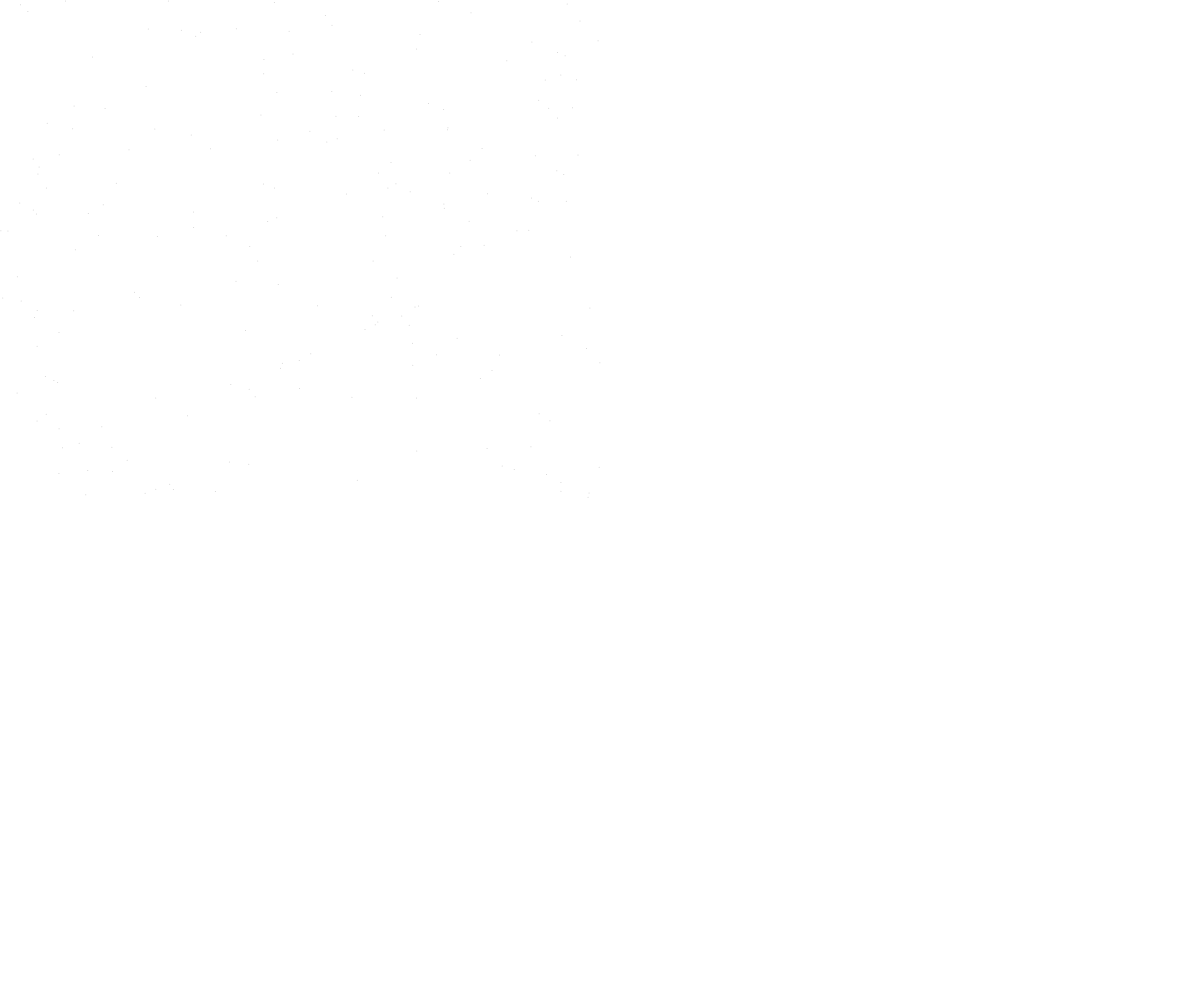
Frame 1 (no input)
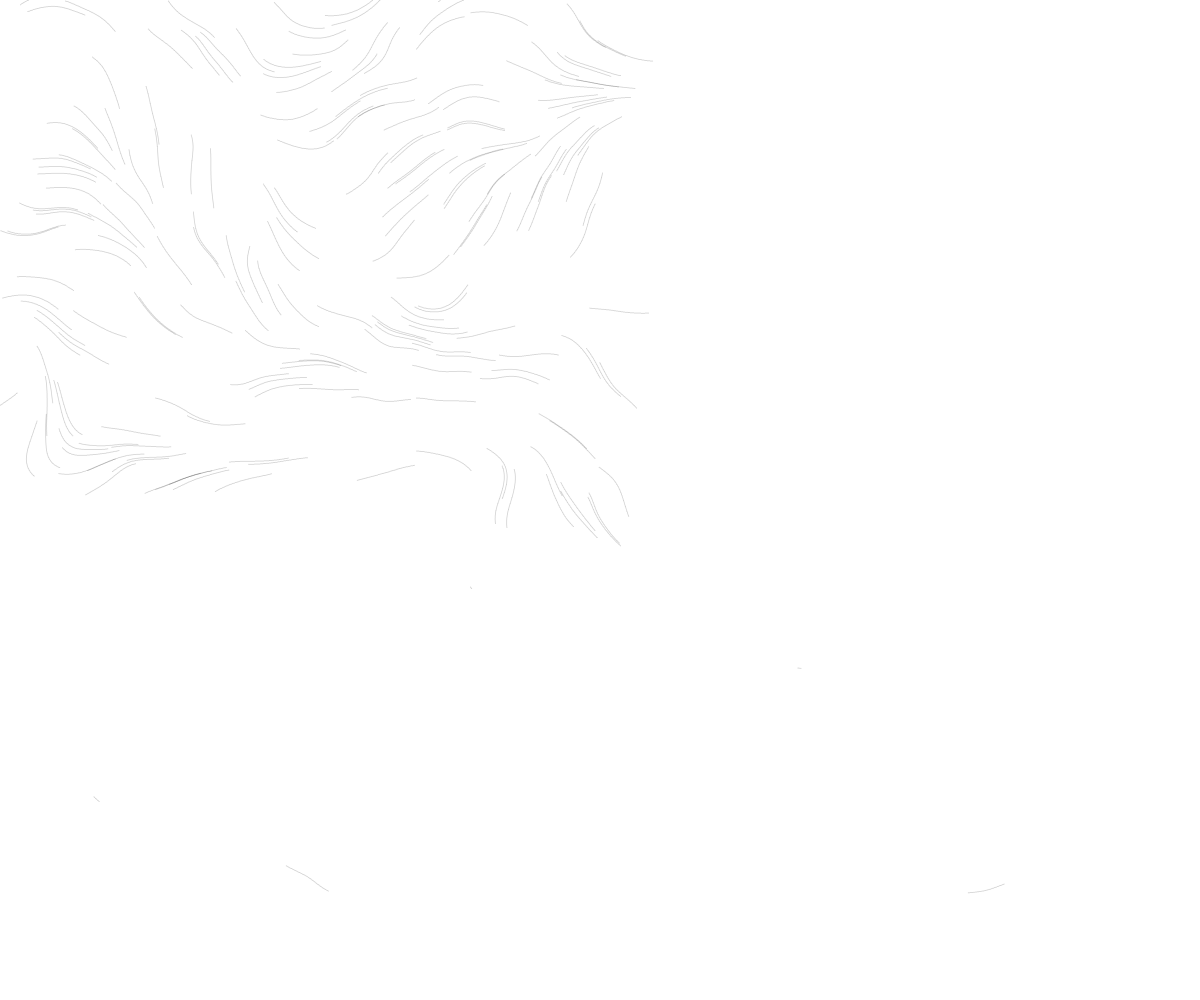
Frame 60 (no input)
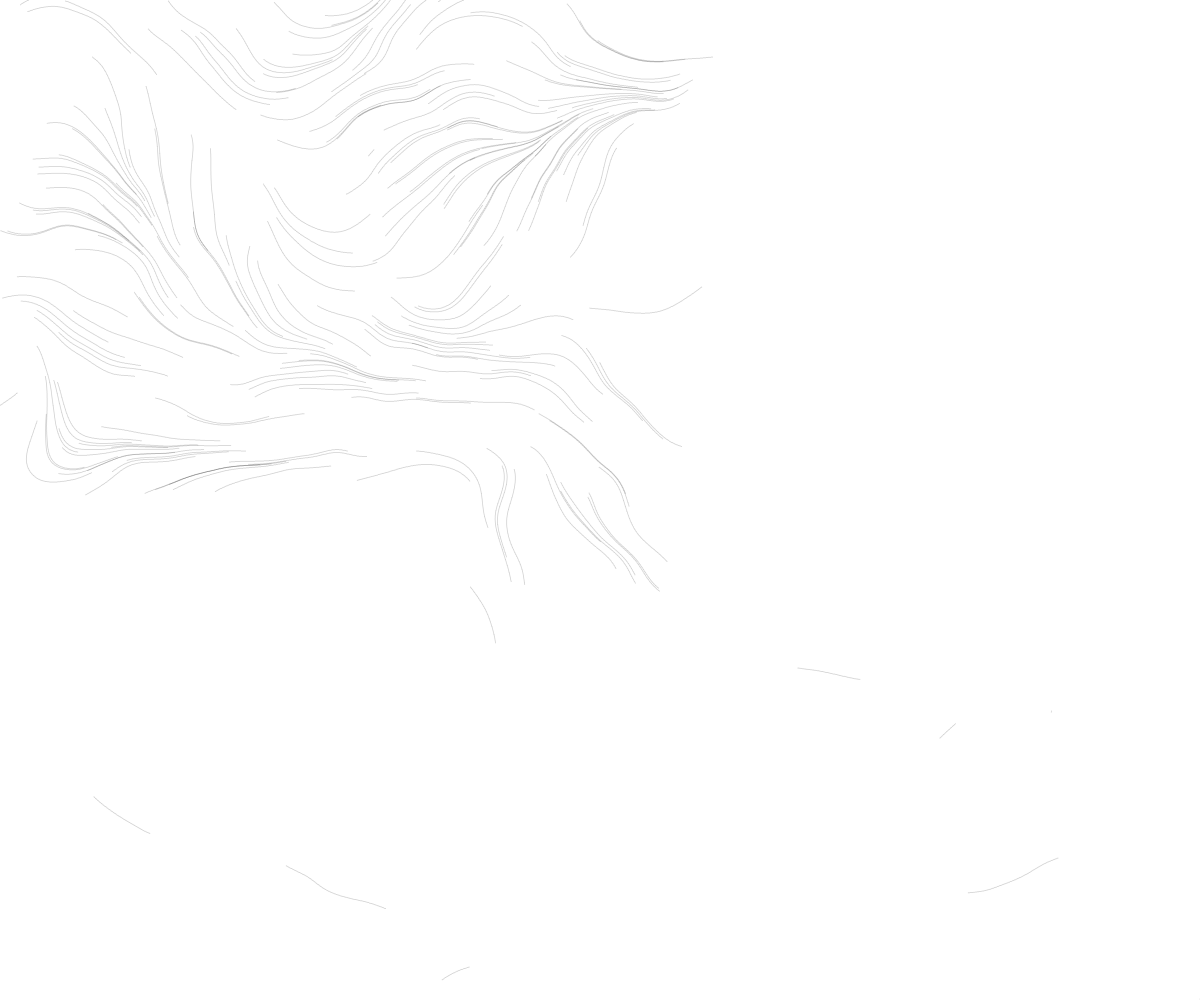
Frame 120 (the mouse pressed at the canvas centre since frame 60)

The p5.js sketch that drew these frames (run headless with seeded random() and noise() and a simulated clock; from frame 60 on, the mouse is pressed at the canvas centre):

// p5.js sketch
// ── sketch.js
let particles = [];
const num = 200;

const noiseScale = 0.01/2;

function setup() {
  createCanvas(windowWidth, windowHeight);
  for(let i = 0; i < num; i ++) {
    particles.push(createVector(random(width/2), random(height/2)));
  }
  background(255);
  strokeWeight(1);
  stroke(0,0,0,50);
}

function draw() {
 //background(50,5);
  for(let i = 0; i < num; i ++) {
    let p = particles[i];
    
    //position
    point(p.x, p.y);
    let n = noise(p.x * noiseScale, p.y * noiseScale, frameCount * noiseScale * noiseScale);
    let a = TAU * n;
    p.x -= cos(a);
    p.y += sin(a);
    if(!onScreen(p)) {
      
      
      p.x = random(width);
      p.y = random(height);
    }
  }
}

function mouseReleased() {
  noiseSeed(millis());
}

function onScreen(v) {
  return v.x >= 0 && v.x <= width && v.y >= 0 && v.y <= height;
}

//reference: https://editor.p5js.org/pk2785/sketches/SUdcAxAIE
